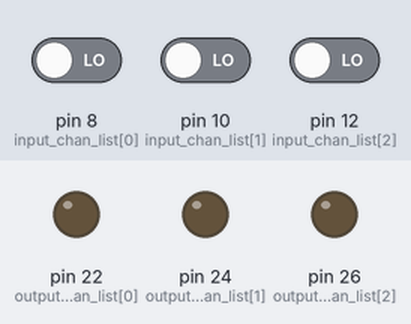
A program run on a simulated Raspberry Pi (header pin numbers). On the bench: output pins drawn as LEDs (lit = HIGH). Inputs (shaded band) come from the test bench; at power-on: pin 8 (input_chan_list[0]) LOW, pin 10 (input_chan_list[1]) LOW, pin 12 (input_chan_list[2]) LOW.

Above: at 1.2 s.
1.3 s: pin 8 (input_chan_list[0]) driven HIGH
At 2.0 s:
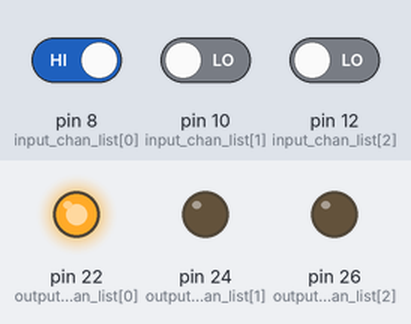
2.8 s: pin 10 (input_chan_list[1]) driven HIGH
At 3.2 s:
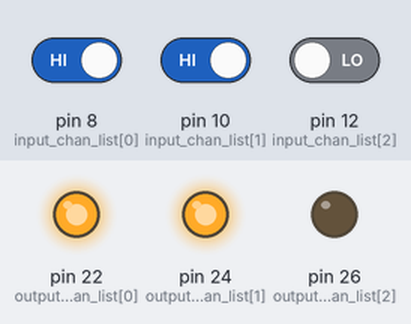
4.3 s: pin 12 (input_chan_list[2]) driven HIGH
At 5.5 s:
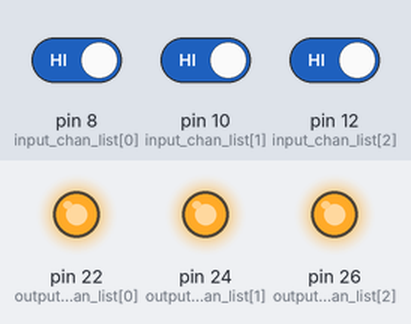
5.8 s: pin 8 (input_chan_list[0]) driven LOW
At 6.6 s:
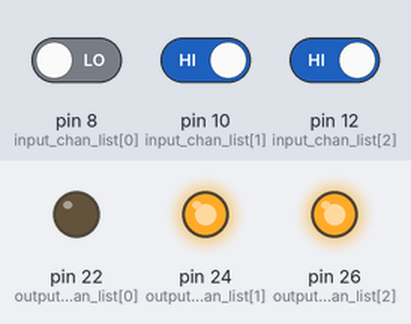
7.3 s: pin 10 (input_chan_list[1]) driven LOW
At 7.8 s:
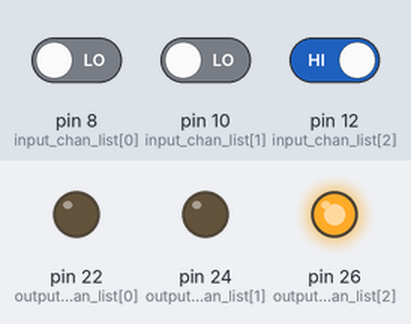
8.8 s: pin 8 (input_chan_list[0]) driven HIGH
At 10.1 s:
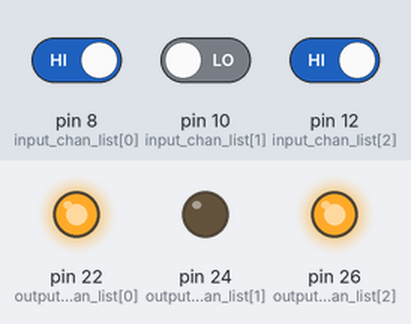
Timing chart, 0 to 11.3 s (numbered marks = the images above; inputs shaded):
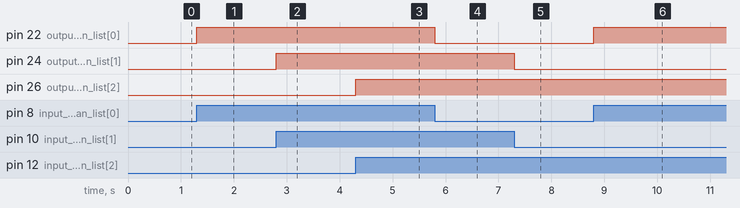

The program:

test.py
```python
import RPi.GPIO as GPIO

GPIO.setmode(GPIO.BOARD)
input_chan_list = [8, 10, 12]
GPIO.setup(input_chan_list, GPIO.IN)

ir_prev_values = [1, 1, 1]
# Define the GPIO output ports for controllering LEDS
output_chan_list = [22, 24, 26]

GPIO.setup(output_chan_list, GPIO.OUT, initial=GPIO.HIGH)
data = {
    1: {
        'id': 1,
        'available': True,
        'plateNo': ''
    },
    2: {
        'id': 2,
        'available': True,
        'plateNo': ''
    },
    3: {
        'id': 3,
        'available': True,
        'plateNo': ''
    }
}
while True:
    for index, chan in enumerate(input_chan_list):
        if GPIO.input(chan) == 0:
            GPIO.output(output_chan_list[index], GPIO.LOW)
        else:
            GPIO.output(output_chan_list[index], GPIO.HIGH)
        # update the status of car slots available or not
        data[index+1]["available"] = True if GPIO.input(chan) == 1 else False
```

Measured:
- after the input at 1.3 s, pin 22 (output_chan_list[0]): LOW → HIGH at once
- after the input at 2.8 s, pin 24 (output_chan_list[1]): LOW → HIGH at once
- after the input at 4.3 s, pin 26 (output_chan_list[2]): LOW → HIGH at once
- after the input at 5.8 s, pin 22 (output_chan_list[0]): HIGH → LOW at once
- after the input at 7.3 s, pin 24 (output_chan_list[1]): HIGH → LOW at once
- after the input at 8.8 s, pin 22 (output_chan_list[0]): LOW → HIGH at once
